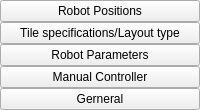
                   <widget class="QWidget" name="leftMenuSetting" native="true">
                    <property name="maximumSize">
                     <size>
                      <width>200</width>
                      <height>16777215</height>
                     </size>
                    </property>
                    <layout class="QVBoxLayout" name="verticalLayout_4">
                     <property name="spacing">
                      <number>0</number>
                     </property>
                     <property name="leftMargin">
                      <number>0</number>
                     </property>
                     <property name="topMargin">
                      <number>0</number>
                     </property>
                     <property name="rightMargin">
                      <number>0</number>
                     </property>
                     <property name="bottomMargin">
                      <number>0</number>
                     </property>
                     <item>
                      <widget class="QPushButton" name="item1Btn">
                       <property name="sizePolicy">
                        <sizepolicy hsizetype="Expanding" vsizetype="Expanding">
                         <horstretch>0</horstretch>
                         <verstretch>0</verstretch>
                        </sizepolicy>
                       </property>
                       <property name="cursor">
                        <cursorShape>PointingHandCursor</cursorShape>
                       </property>
                       <property name="text">
                        <string>Robot Positions</string>
                       </property>
                      </widget>
                     </item>
                     <item>
                      <widget class="QWidget" name="widget_27" native="true">
                       <widget class="QWidget" name="widget_28" native="true">
                        <property name="geometry">
                         <rect>
                          <x>50</x>
                          <y>0</y>
                          <width>120</width>
                          <height>80</height>
                         </rect>
                        </property>
                       </widget>
                      </widget>
                     </item>
                     <item>
                      <widget class="QPushButton" name="item2Btn">
                       <property name="sizePolicy">
                        <sizepolicy hsizetype="Expanding" vsizetype="Expanding">
                         <horstretch>0</horstretch>
                         <verstretch>0</verstretch>
                        </sizepolicy>
                       </property>
                       <property name="font">
                        <font>
                         <pointsize>9</pointsize>
                        </font>
                       </property>
                       <property name="cursor">
                        <cursorShape>PointingHandCursor</cursorShape>
                       </property>
                       <property name="text">
                        <string>Tile specifications/Layout type</string>
                       </property>
                      </widget>
                     </item>
                     <item>
                      <widget class="QPushButton" name="item3Btn">
                       <property name="sizePolicy">
                        <sizepolicy hsizetype="Expanding" vsizetype="Expanding">
                         <horstretch>0</horstretch>
                         <verstretch>0</verstretch>
                        </sizepolicy>
                       </property>
                       <property name="cursor">
                        <cursorShape>PointingHandCursor</cursorShape>
                       </property>
                       <property name="text">
                        <string>Robot Parameters</string>
                       </property>
                      </widget>
                     </item>
                     <item>
                      <widget class="QPushButton" name="item4Btn">
                       <property name="sizePolicy">
                        <sizepolicy hsizetype="Expanding" vsizetype="Expanding">
                         <horstretch>0</horstretch>
                         <verstretch>0</verstretch>
                        </sizepolicy>
                       </property>
                       <property name="cursor">
                        <cursorShape>PointingHandCursor</cursorShape>
                       </property>
                       <property name="text">
                        <string>Manual Controller</string>
                       </property>
                      </widget>
                     </item>
                     <item>
                      <widget class="QPushButton" name="item5Btn">
                       <property name="sizePolicy">
                        <sizepolicy hsizetype="Expanding" vsizetype="Expanding">
                         <horstretch>0</horstretch>
                         <verstretch>0</verstretch>
                        </sizepolicy>
                       </property>
                       <property name="cursor">
                        <cursorShape>PointingHandCursor</cursorShape>
                       </property>
                       <property name="text">
                        <string>Gerneral</string>
                       </property>
                      </widget>
                     </item>
                    </layout>
                   </widget>
